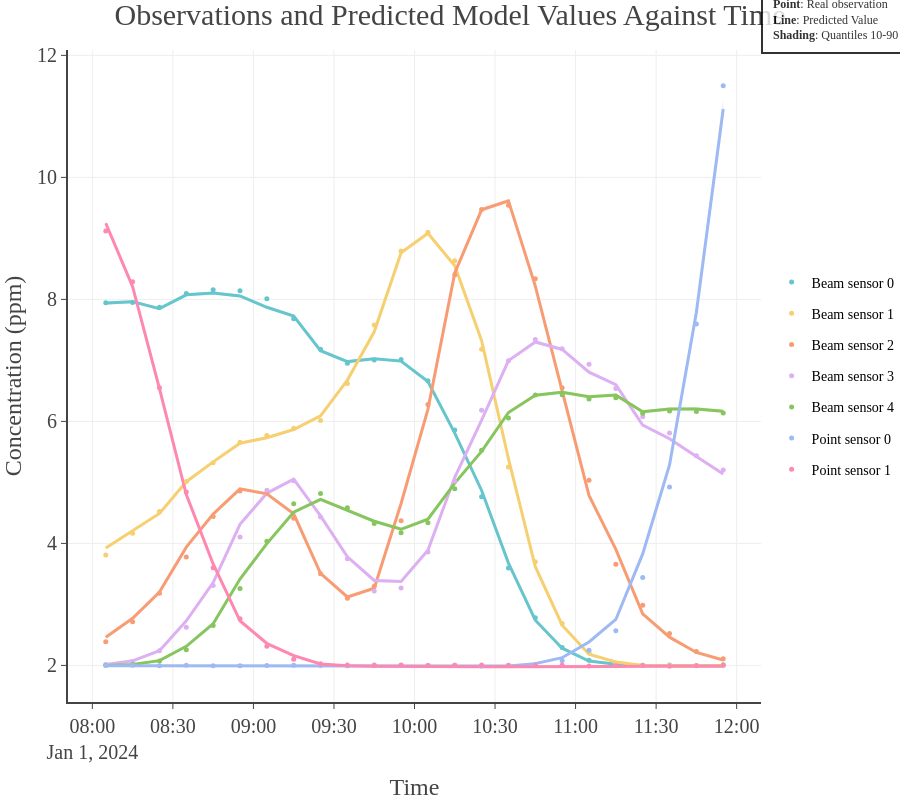

This figure's notebook cell:
### Code cell
plotter.figure_dict["fitted_values"].update_layout(height=800, margin={"r": 0, "t": 50, "l": 0, "b": 0}).show()
